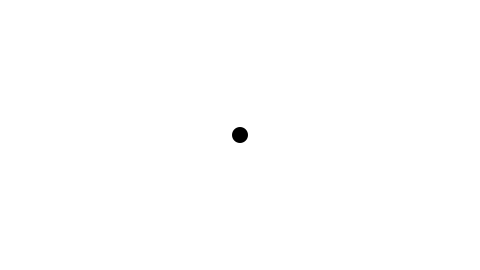
Frame 1 (no input)
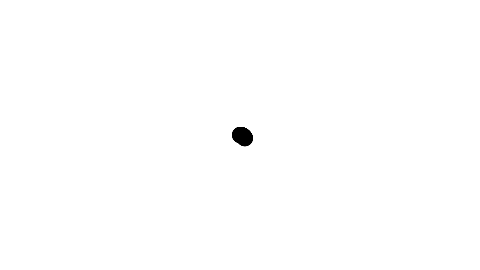
Frame 60 (the mouse pressed at the canvas centre just before this capture)
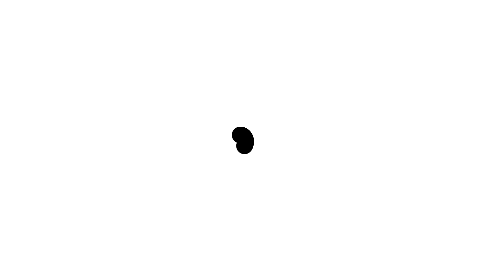
Frame 120 (the mouse held since frame 60 and released just before this capture)

The Processing sketch that drew these frames (run headless with seeded random() and noise(); from frame 60 on, the mouse is pressed at the canvas centre):

// Processing sketch: exercise_13_05_spiral
// ── exercise_13_05_spiral.pde
// Learning Processing
// Daniel Shiffman
// http://www.learningprocessing.com

// Exercise 13-5: Using Example 13-5, draw a spiral path. Start in the center and move 
// outward. Note that this can be done by changing only one line of code and adding one line 
// of code!           

// A Polar coordinate, radius now starts at 0 to spiral outwards
float r = 0;
float theta = 0;

void setup() {
  size(480, 270);
  background(255);
}

void draw() {
  // Polar to Cartesian conversion
  float x = r * cos(theta);
  float y = r * sin(theta);

  // Draw an ellipse at x,y
  noStroke();
  fill(0);
  // Adjust for center of window
  ellipse(x+width/2, y+height/2, 16, 16); 

  // Increment the angle
  theta += 0.01;
  // Increment the radius
  r += 0.1;
}
